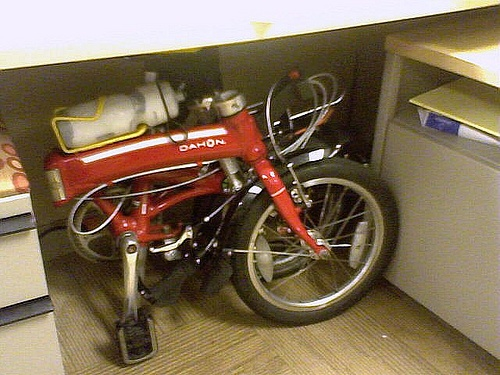
#> input picture data/processed/clean/Not_a_leaf/not_a_leaf_0005.jpg, 500 x 375 px, given in place of ., which was not available
$ python -i e07_data_sufficiency.py   (imports and definitions only)
#> lines starting #> are read from the running program, lines starting #| are printed output that depends on the picture
"""E7 — Is the data we have enough? Data-sufficiency analysis using ONLY the data that came with the paper.

Part A  Learning curve for phyllotaxy classification: accuracy vs number of training images
        (frozen ViT-in21k + LogReg, and the colour-statistics shortcut probe for comparison),
        near-duplicate-grouped 5-fold x 5 repeats. Answers "is 265 images enough for this task?"
Part B  Sample size needed for an image -> AQI claim (Fisher-z power analysis), versus the 46 pairs we have.
Part C  Station-paired pilot: the one workbook in which a leaf signal (mean RGB) and pollutant readings share a
        real timestamp (data/raw/NISE Gwal Pahari,Gurugram-IMD.xlsx; sheet titled "Vikas Sadan";
        5 days x 15 hours, Oct 2022). Evaluated with leave-one-DAY-out CV (the honest unit is the day),
        against mean and hour-of-day baselines, plus a within-day permutation test.

Outputs: results/e07_data_sufficiency/{learning_curve.csv, learning_curve.png, station_pilot.csv,
         station_pilot_clean.csv, data_sufficiency.json}
"""
import itertools
import re

import matplotlib
# [1 line not run here, left out]
import matplotlib.pyplot as plt  # noqa: E402
import numpy as np  # noqa: E402
import pandas as pd  # noqa: E402
from PIL import Image  # noqa: E402
from scipy import stats  # noqa: E402
from sklearn.linear_model import LogisticRegression, RidgeCV  # noqa: E402
from sklearn.metrics import accuracy_score, mean_absolute_error, r2_score  # noqa: E402
from sklearn.model_selection import StratifiedGroupKFold  # noqa: E402
from sklearn.pipeline import make_pipeline  # noqa: E402
from sklearn.preprocessing import StandardScaler  # noqa: E402

from common import banner, out_dir, save_json  # noqa: E402
from phyllo.aqi_standard import sub_index  # noqa: E402
from phyllo.paths import CLEAN, FEATURES, LEAF_CLASSES, RAW_XLSX, RESULTS, SEED  # noqa: E402

FRACTIONS = [0.1, 0.2, 0.3, 0.5, 0.75, 1.0]
N_REPEATS = 5
STATION_FILE = RAW_XLSX / "NISE Gwal Pahari,Gurugram-IMD.xlsx"
POLLUTANTS = ["PM2.5", "NO2", "SO2", "CO", "O3"]


# ----------------------------------------------------------------------------- Part A
def colour_features(paths):
    out = []
    for p in paths:
        with Image.open(p) as im:
#> im is the input picture: PIL image 500x375 RGB; mean R, G, B 129.7, 110.9, 85.8
            rgb = np.asarray(im.convert("RGB").resize((128, 128)), np.float32) / 255
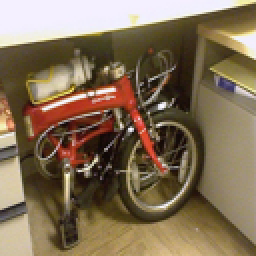
#> rgb: shape (128, 128, 3) float32 (shown 2 times larger); mean R, G, B 0.509, 0.435, 0.336
            hsv = np.asarray(im.convert("HSV").resize((128, 128)), np.float32) / 255
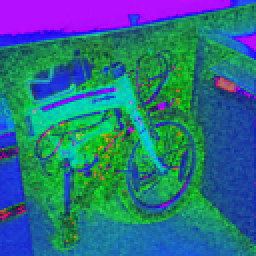
#> hsv: shape (128, 128, 3) float32 (shown 2 times larger); mean R, G, B 0.17, 0.439, 0.513
        hist = np.histogram(hsv[..., 0], bins=16, range=(0, 1))[0] / hsv[..., 0].size
#> hist = [0.0858, 0.614, 0.162, 0.0114, 0.0101, 0.00623, 0.00702, 0.00525, 0.00415, 0.00439, 0.0126, 0.0756, 0.00183, 0.000427, 6.1e-05, 0]
#> pass 3 of the loop in colour_features, `for p in paths:`:
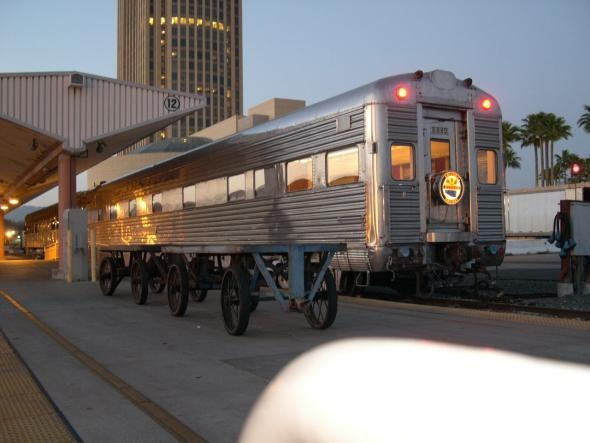
#> input picture data/processed/clean/Not_a_leaf/not_a_leaf_0006.jpg, 590 x 443 px, given in place of , which was not available
#> in colour_features, im is the input picture: PIL image 590x443 RGB; mean R, G, B 118.9, 114.4, 113.3
#> in colour_features, `rgb = np.asarray(im.convert("RGB").resize((128, 128)), np.float32) / 255`:
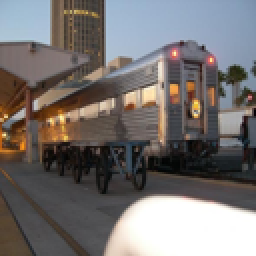
#> rgb: shape (128, 128, 3) float32 (shown 2 times larger); mean R, G, B 0.466, 0.449, 0.444
#> in colour_features, `hsv = np.asarray(im.convert("HSV").resize((128, 128)), np.float32) / 255`:
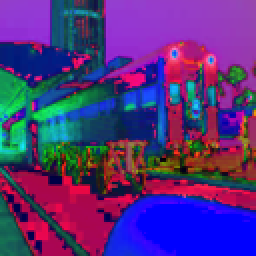
#> hsv: shape (128, 128, 3) float32 (shown 2 times larger); mean R, G, B 0.324, 0.193, 0.499
#> hist = [0.226, 0.232, 0.0418, 0.0274, 0.0206, 0.0178, 0.0182, 0.0183, 0.028, 0.206, 0.0748, 0.0275, 0.0206, 0.0124, 0.0175, 0.0116]
#> the loop made 5 passes; the first 3 are shown
        out.append(np.concatenate([rgb.mean((0, 1)), rgb.std((0, 1)), hsv[..., 1:].mean((0, 1)), hist]))
    return np.array(out)


# [33 lines left out: function learning_curve, not called in this run]


# ----------------------------------------------------------------------------- Part B
def n_required(r, alpha=0.05, power=0.8):
    za, zb = stats.norm.ppf(1 - alpha / 2), stats.norm.ppf(power)
    return int(np.ceil(((za + zb) / np.arctanh(r)) ** 2 + 3))


def min_detectable_r(n, alpha=0.05, power=0.8):
    za, zb = stats.norm.ppf(1 - alpha / 2), stats.norm.ppf(power)
    return float(np.tanh((za + zb) / np.sqrt(n - 3)))


# ----------------------------------------------------------------------------- Part C
# [186 lines left out: functions parse_rgb, parse_hour, load_station, lodo, within_day_perm, station_pilot and 1 more, not called in this run]


# [2 lines not run here, left out]

#> (the run stopped early here; a loop or call above may not have finished)
